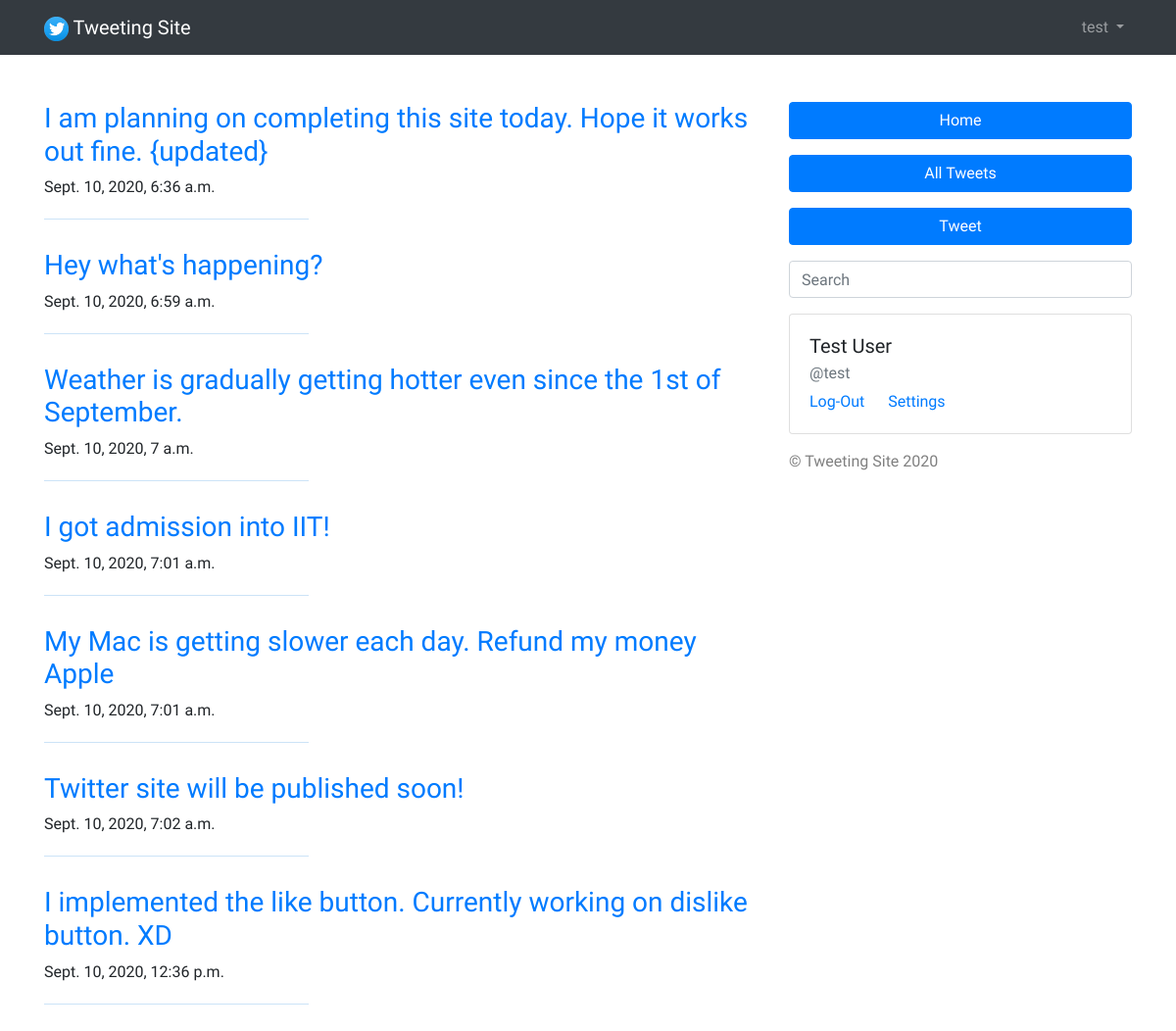
/feed/all_tweets/ (signed in), run on the app's committed database.
### user/models.py (models this page shows)
class CustomUser(AbstractUser):
    def __str__(self):
        return self.username

### feed/models.py (models this page shows, shortened)
class Tweet(models.Model):
    body = models.TextField(max_length=255, null=False, blank=False)
    date_published = models.DateTimeField(auto_now_add=True, verbose_name='date published')
    date_updated = models.DateTimeField(auto_now=True, verbose_name='date updated')
    author = models.ForeignKey(settings.AUTH_USER_MODEL, on_delete=models.CASCADE)
    likes = models.ManyToManyField(settings.AUTH_USER_MODEL, related_name='tweets')
    slug = models.SlugField(blank=True, unique=True)

### feed/views.py (the view)
# urls.py: path('all_tweets/', all_tweets_view, name='all_tweets'),
def all_tweets_view(request):
    context = {}
    user = request.user
    if not user.is_authenticated:
        return redirect('login')
    tweets = Tweet.objects.filter(author=user)
    context['tweets'] = tweets
    return render(request, 'feed/all_tweets.html', context)

### feed/templates/feed/all_tweets.html (shortened to what this page needs)
{% extends 'base.html' %}
{% load static %}
{% block content %}
<div class="container">
    <div class="row">
        <div class="col-8">
            {% for item in tweets %}
                <a href="{% url 'tweet_detail' item.slug %}"><h3>{{item.body}}</h3></a>
                <p>{{item.date_published}}</p>
                <hr>
            {% endfor %}
        </div>
        <div class="col-4">
            {% include 'feed/sidebar.html' %}
        </div>
    </div>
</div>
{% endblock %}

### templates/navbar.html (shortened to what this page needs)
{% load static %}
{% if user.is_authenticated %}
<nav class="navbar navbar-expand-lg navbar-dark bg-dark">
  <div class="container">
  <a class="navbar-brand" href="{% url 'home' %}">
    <img src="{% static 'images/logo.png' %}" alt="" height="25px" width="25px">
    Tweeting Site
  </a>
  <div class="collapse navbar-collapse" id="navbarNavDropdown">
    <ul class="navbar-nav ml-auto">
      <li class="nav-item dropdown">
        <a class="nav-link dropdown-toggle" href="#" id="navbarDropdownMenuLink" role="button" data-toggle="dropdown" aria-haspopup="true" aria-expanded="false">
          {{ user.username }}
        </a>
      </li>
    </ul>
  </div>
  </div>
</nav>
{% endif %}

### feed/templates/feed/sidebar.html (shortened to what this page needs)
<a href="{% url 'feed' %}" class="btn btn-primary btn-block" type="button">Home</a>
<a href="{% url 'all_tweets' %}" class="btn btn-primary btn-block mt-3" type="button">All Tweets</a>
<a href="{% url 'create' %}" class="btn btn-primary btn-block mt-3" type="button">Tweet</a>
<div class="mt-3">
    <form action="" method="get">
        <input type="text" class="form-control" name="q" id="id_q" placeholder="Search">
    </form>
</div>
<div class="mt-3">
    <div class="card" style="width: 100%;">
        <div class="card-body">
            <h5 class="card-title">{{user.first_name}} {{user.last_name}}</h5>
            <h6 class="card-subtitle mb-2 text-muted">@{{user.username}}</h6>
            <a href="{% url 'account_logout' %}" class="card-link">Log-Out</a>
            <a href="{% url 'modify_account' %}" class="card-link">Settings</a>
        </div>
    </div>
</div>
<p style="color: gray;" class="mt-3">&copy; Tweeting Site 2020</p>

### static/css/style.css (style rules this page uses)
:root { --primary-color: #0275d8; --primary-light: #cce3f7; }
* { padding: 0; margin: 0; font-family: 'Source Sans Pro', sans-serif; }
hr { border: none; width: 270px; height: 1px; background: var(--primary-light); margin: 20px 0 30px 0; }

### data on the page
CustomUser: username "test", first_name "Test", last_name "User"
Tweet: body "I am planning on completing this site today. Hope it works out fine. {updated}", date_published "Sept. 10, 2020, 6:36 a.m."
Tweet: body "Hey what's happening?", date_published "Sept. 10, 2020, 6:59 a.m."
Tweet: body "Weather is gradually getting hotter even since the 1st of September.", date_published "Sept. 10, 2020, 7 a.m."
Tweet: body "I got admission into IIT!", date_published "Sept. 10, 2020, 7:01 a.m."
Tweet: body "My Mac is getting slower each day. Refund my money Apple", date_published "Sept. 10, 2020, 7:01 a.m."
Tweet: body "Twitter site will be published soon!", date_published "Sept. 10, 2020, 7:02 a.m."
Tweet: body "I implemented the like button. Currently working on dislike button. XD", date_published "Sept. 10, 2020, 12:36 p.m."
